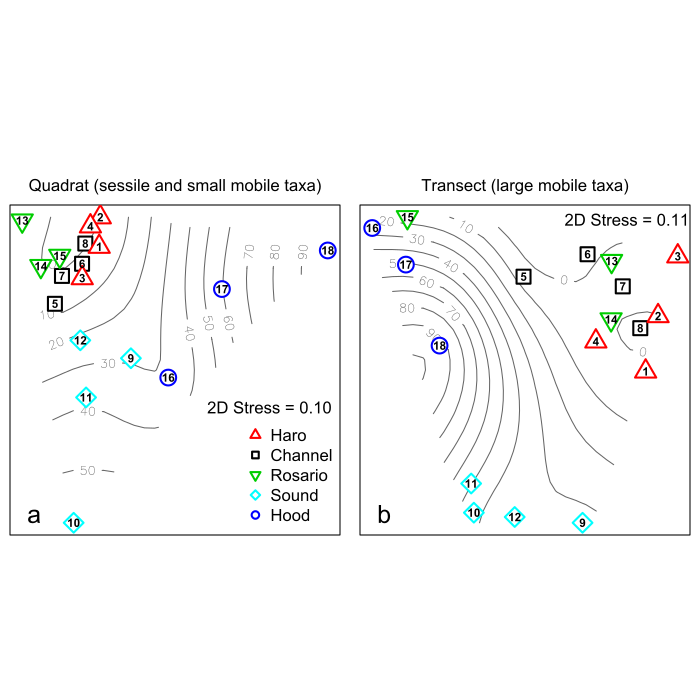

The script that drew this image:
# Robin Elahi
# 24 sept 2013, modified for a 2 panel plot
# plot centroids of nmds results of sess and mob quadrat data
# P/A only!  

require(vegan) 
require(BiodiversityR) # for CAPdiscrim
require(MASS)
require(labdsv)

dat0<-read.csv("NEPWS_combined_120626.csv", header=TRUE)
head(dat0)
names(dat0)
colnames(dat0) # 15:146 all data
summary(dat0)
quad.env <- dat0[,1:14]

#create matrix for mds, does not include space or sediment cover
mat0<-dat0[,15:146]
colnames(mat0)
ncol(mat0) # 132 spp mat0rix, with mobile abundances
nrow(mat0)
summary(mat0)
head(mat0)

# convert to presence absence
mat0.pa <- decostand(mat0, "pa")
# get dissimilarity matrix, use bray curtis
mat0.pa.dist <- vegdist(mat0.pa)


### get principal coordinates; use classic (metric) MDS scaling
### what k should i use??? arbitrary choice - 100?
mds1 <- cmdscale(mat0.pa.dist, k=100)
mds1
summary(mds1)
plot(mds1, col=c(region0))

### bind
pc.df <- cbind(quad.env, mds1)
names(pc.df)
nrow(pc.df)

### now take arithmetic averages of pc's for each site
site.mean.pc <- aggregate(pc.df[,15:112], list(pc.df$Site), mean)
site.mean.pc
names(site.mean.pc)
# write.csv(site.mean.pc, "site.mean.pc.csv")

### create matrix of pc's
mat.pc <- site.mean.pc[,2:99]
mat.pc
### run nMDS using euclidean distance on this matrix, reduce to two dimensions
mds.pc <- metaMDS(mat.pc,distance="euclidean", engine='monoMDS', autotransform=FALSE,noshare=0.1,k=2,tol=1e-5,trymax=40, zerodist='add')
mds.pc$stress # 0.10
mds.pc

### load env data at site level

site.env <- read.csv("site.dat2_edit_120712.csv", header=TRUE)
names(site.env)
site.env <- site.env[,1:12]
mds.pc$points
plot(mds.pc$points, col=c(site.env$region))
ordisurf(mds.pc, site.env$sedim.per, add=TRUE, col="gray40", labcex=1, lty=2)
surf1 <- ordisurf(mds.pc, site.env$sedim.per, add=TRUE, col="gray40", labcex=1, lty=2)
summary(surf1)


### final 2 panel plot
scrs <- scores(mds.pc, display=c("sites"))
scrs
xlimit <- range(scrs[,1])
ylimit <- range(scrs[,2])
group <- site.env[,1:12]
names(group)
# cbind the group columns with mds scores
group.scrs <- cbind(group, scrs)
colnames(group.scrs)
summary(group.scrs)

write.csv(group.scrs, "quad.group.scrs.csv")

# subset the data
Haro <- (subset(group.scrs, region == "Haro"))[,13:14]
Channel <- (subset(group.scrs, region == "Channel"))[,13:14]
Georgia <- (subset(group.scrs, region == "Georgia"))[,13:14]
Sound <- (subset(group.scrs, region == "Sound"))[,13:14]
Hood <- (subset(group.scrs, region == "Hood"))[,13:14]

#Haro: green triangles (pch 24)
#Channel: black squares (pch 22)
#Georgia: red inverse triangles (pch 25)
#Sound: light blue diamonds (pch 23)
#Hood: blue circles (pch 21)


###############################################################
# plot 2 panels
par(mfrow=c(1,2), pty="s", mar=c(0.5, 0.5, 0.5, 0.5), oma=c(0,0,2,0))

# panel A
#plot.new()
#plot.window(xlim = xlimit, ylim = ylimit, asp=1)

plot(mds.pc$points, type="n", xlab="", ylab="", xaxt='n', yaxt='n')

ordisurf(mds.pc$points, group$sedim.per, add=TRUE, labcex=0.8, col="gray40", lty=2)

points(Channel, pch=22, col=1, cex=2.1, lwd=2, bg="white")
points(Haro, pch=24, col=2, cex=2.1, lwd=2, bg="white")
points(Georgia, pch=25, col=3, cex=2.1, lwd=2, bg="white")
points(Sound, pch=23, col=5, cex=2.1, lwd=2, bg="white")
points(Hood, pch=21, col=4, cex=2.1, lwd=2, bg="white")

# points(Haro, pch=24, col="gray40", bg="red", cex=2.1)
# points(Channel, pch=22, col="gray40", bg="yellow", cex=2.1)
# points(Georgia, pch=25, col="gray40", bg="green",cex=2.1)
# points(Sound, pch=23, col="gray40", bg="lightblue1", cex=2.1)
# points(Hood, pch=21, col="blue", bg="white", cex=2.1)

text(mds.pc$points, labels=group$site.no, cex=0.7, font=2)

legend("bottomleft", "a", adj=c(2,1), bty='n', cex=1.5)

leg.txt <- c("Haro", "Channel", "Rosario", "Sound", "Hood")

legend("bottomright", legend=leg.txt, cex=1, pch=c(24,22,25,23,21), col=c(2,1,3,5,4), bty='n', pt.lwd=2)

text(.38, -0.2, '2D Stress = 0.10', cex=1)

mtext("Quadrat (sessile and small mobile taxa)", side=3, line=0.5)

###############################################################
# transect data

dat <- read.csv("NEPWS_mob_tran_MDS_120823.csv", header=TRUE)
names(dat)
nrow(dat)

# create envt file
env <- dat[,1:6]
#create spp matrix
spp <- dat[,7:14]
# 5% minimum occurence for inclusion in MDS
spp1 <- vegtab(spp, minval=5)
ncol(spp1)
names(spp1) # the same
# get dissimilarity matrix, use bray curtis
spp.dist <- vegdist(spp)
spp.dist

# CENTROIDS
### get principal coordinates; use classic (metric) MDS scaling
### what k should i use??? maximum = 8, because 8 species
mds1 <- cmdscale(spp.dist, k=8)
mds1
summary(mds1)
#plot(mds1, col=c(env$region))

### bind
pc.df <- cbind(env, mds1)
names(pc.df)
nrow(pc.df)

### now take arithmetic averages of pc's for each site
site.mean.pc <- aggregate(pc.df[,7:14], list(pc.df$site), mean)
site.mean.pc
names(site.mean.pc)
# write.csv(site.mean.pc, "site.mean.pc.csv")

### create matrix of pc's
mat.pc <- site.mean.pc[,2:9]
mat.pc
### run nMDS using euclidean distance on this matrix, reduce to two dimensions
mds.pc <- metaMDS(mat.pc,distance="euclidean", engine='monoMDS', autotransform=FALSE,noshare=0.1,k=2,tol=1e-5,trymax=40, zerodist='add')
mds.pc$stress # 0.11
mds.pc
#plot(mds.pc)

### load env data at site level

site.env <- read.csv("site.dat2_edit_120712.csv", header=TRUE)
names(site.env)
site.env <- site.env[,1:12]
#mds.pc$points
#plot(mds.pc$points, col=c(site.env$region))
#ordisurf(mds.pc, site.env$sedim.per, add=TRUE, col="gray40", labcex=1, lty=2)
#summary(ordisurf(mds.pc, site.env$sedim.per, add=TRUE, col="gray40", labcex=1, lty=2))

### final 2 panel plot
scrs <- scores(mds.pc, display=c("sites"))
scrs
xlimit <- range(scrs[,1])
ylimit <- range(scrs[,2])
group <- site.env[,1:12]
names(group)
# cbind the group columns with mds scores
group.scrs <- cbind(group, scrs)
colnames(group.scrs)
summary(group.scrs)

write.csv(group.scrs, "tran.group.scrs.csv")

# subset the data
Haro <- (subset(group.scrs, region == "Haro"))[,13:14]
Channel <- (subset(group.scrs, region == "Channel"))[,13:14]
Georgia <- (subset(group.scrs, region == "Georgia"))[,13:14]
Sound <- (subset(group.scrs, region == "Sound"))[,13:14]
Hood <- (subset(group.scrs, region == "Hood"))[,13:14]

#Haro: green triangles (pch 24)
#Channel: black squares (pch 22)
#Georgia: red inverse triangles (pch 25)
#Sound: light blue diamonds (pch 23)
#Hood: blue circles (pch 21)

###############################################################
# panel B
plot(mds.pc$points, type="n", xlab="", ylab="", xaxt='n', yaxt='n')

ordisurf(mds.pc$points, group$sedim.per, add=TRUE, labcex=0.8, col="gray40", lty=2)

points(Channel, pch=22, col=1, cex=2.1, lwd=2, bg="white")
points(Haro, pch=24, col=2, cex=2.1, lwd=2, bg="white")
points(Georgia, pch=25, col=3, cex=2.1, lwd=2, bg="white")
points(Sound, pch=23, col=5, cex=2.1, lwd=2, bg="white")
points(Hood, pch=21, col=4, cex=2.1, lwd=2, bg="white")

text(mds.pc$points, labels=group$site.no, cex=0.7, font=2)

legend("bottomleft", "b", adj=c(2,1), bty='n', cex=1.5)

leg.txt <- c("Haro", "Channel", "Rosario", "Sound", "Hood")

#legend("bottomright", legend=leg.txt, cex=1, pch=c(24,22,25,23,21), col=c(2,1,3,5,4), bty='n', pt.lwd=2)

text(.25, .28, '2D Stress = 0.11', cex=1)
mtext("Transect (large mobile taxa)", side=3, line=0.5)

###############################################################
